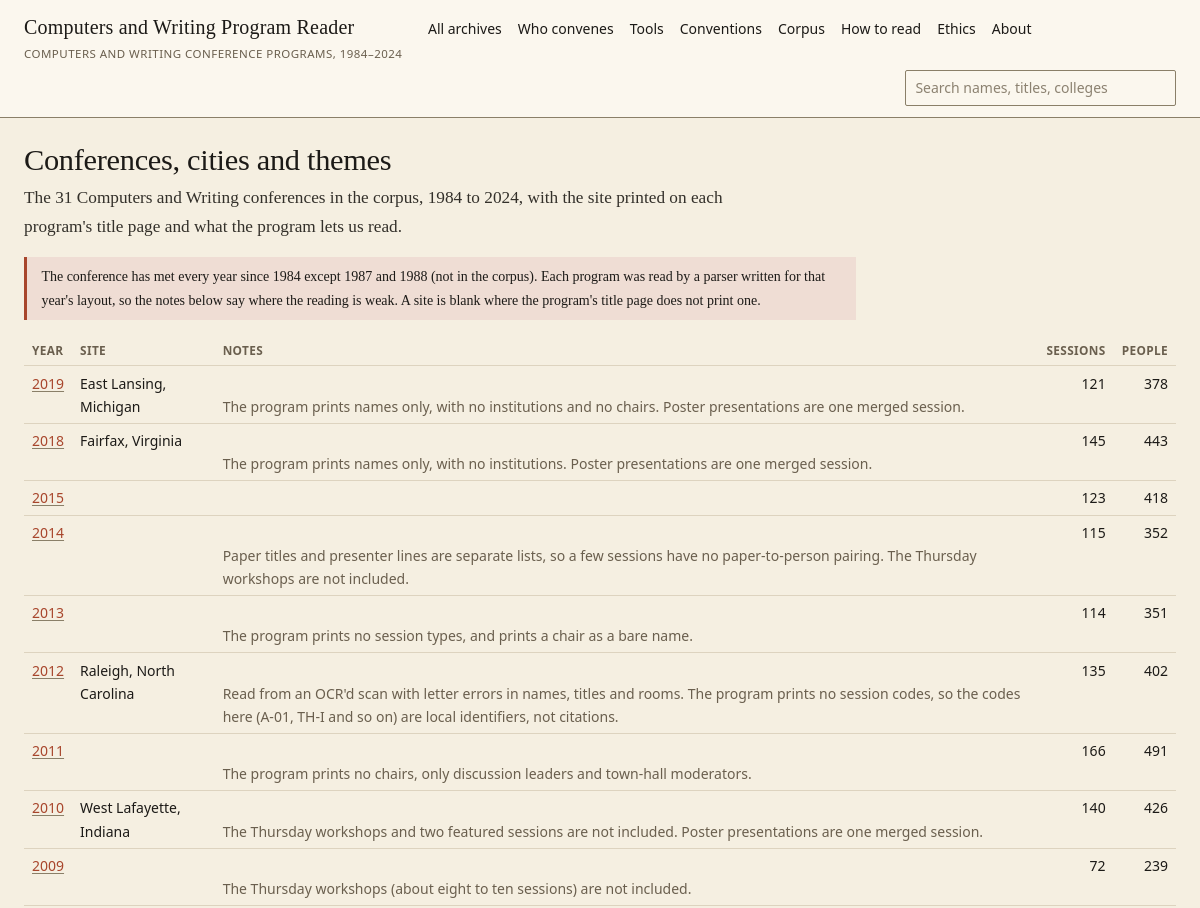
The app's page /conventions (upper part), older data.
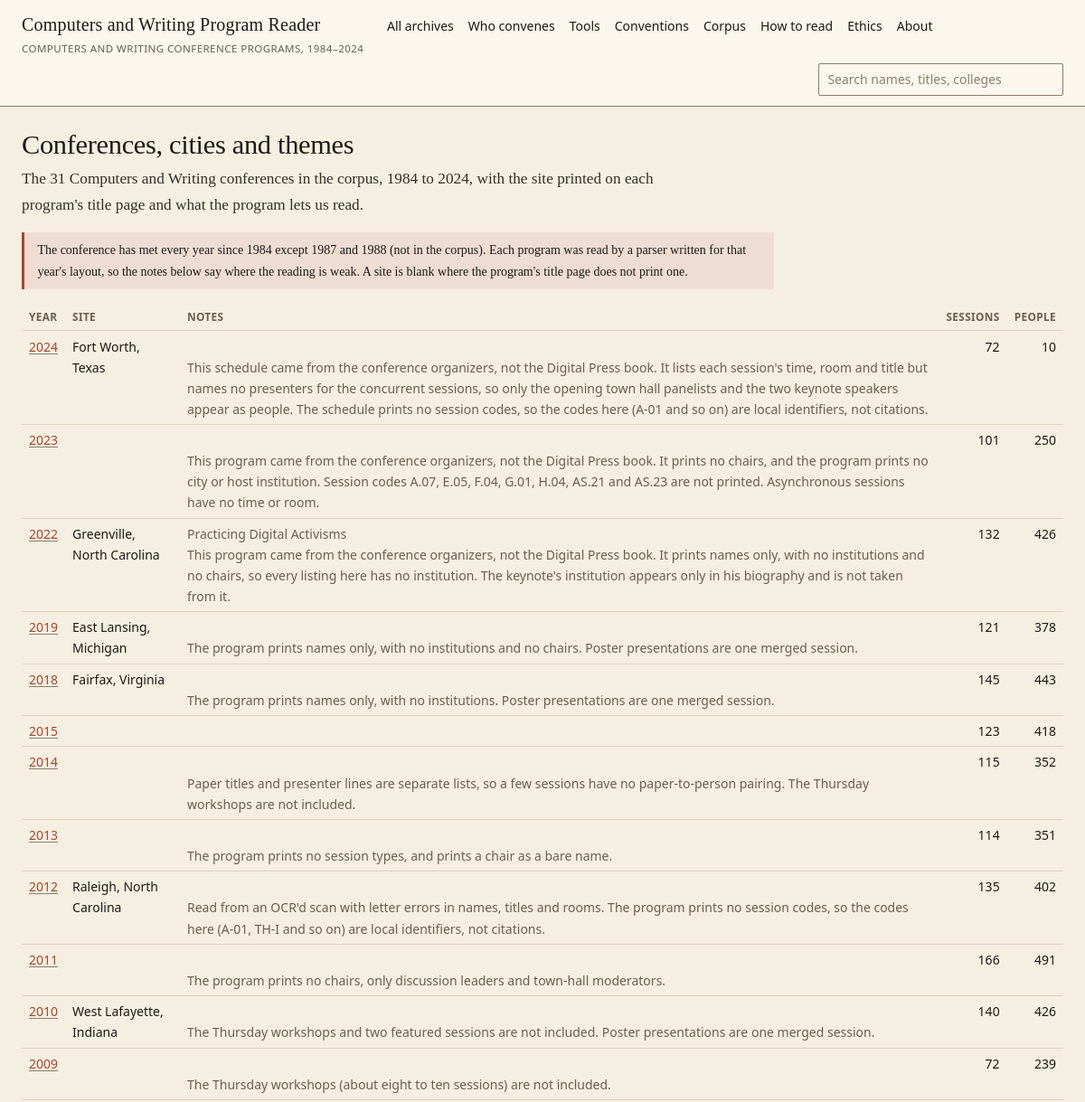
The same page, newer data.
### tables this page shows
CREATE TABLE conventions (year INTEGER PRIMARY KEY, city TEXT, venue TEXT, theme TEXT, chair TEXT, status TEXT, dates TEXT, site TEXT);

CREATE TABLE census (year INTEGER PRIMARY KEY, city TEXT, status TEXT, sessions INTEGER, appearances INTEGER, people INTEGER, newcomers INTEGER, returners INTEGER,
        with_affiliation INTEGER, matched INTEGER, non_us INTEGER, top10_share REAL, gini REAL, institutions INTEGER, chairs INTEGER);

### cw/app.py (the view)
@app.route("/conventions")
def conventions():
    rows = [dict(r) for r in q("SELECT c.*, n.sessions, n.people FROM conventions c JOIN census n ON n.year = c.year ORDER BY c.year DESC")]
    return render_template("conventions.html", rows=rows, notes=YEAR_NOTES)

### cw/app.py (called while the page is built)
def db():
    if "db" not in g:
        g.db = sqlite3.connect(f"file:{DB}?mode=ro&immutable=1", uri=True)
        g.db.row_factory = sqlite3.Row
    return g.db

def q(sql, *args):
    return db().execute(sql, args).fetchall()

def build_date():
    return date.fromtimestamp(os.path.getmtime(DB)).isoformat() if os.path.exists(DB) else ""

@app.template_filter("num")
def num(v):
    return "" if v is None else f"{v:,}"

@app.after_request
def headers(r):
    r.headers["X-Robots-Tag"] = "noindex, nofollow"
    return r

@app.context_processor
def inject():
    return {"build_date": build_date(), "repo_url": REPO_URL, "data_url": DATA_URL, "P": request.script_root, "ROOT": (request.script_root.rsplit("/", 1)[0] or "") + "/", "corpus": "cw"}

### cw/templates/conventions.html
{% extends "base.html" %}{% block title %}Conferences · Computers and Writing Program Reader{% endblock %}
{% block main %}
<h1>Conferences, cities and themes</h1>
<p class="lede">The 31 Computers and Writing conferences in the corpus, 1984 to 2024, with the site printed on each program's title page and what the program lets us read.</p>
<div class="caveat">The conference has met every year since 1984 except 1987 and 1988 (not in the corpus). Each program was read by a parser written for that year's layout, so the notes below say where the reading is weak. A site is blank where the program's title page does not print one.</div>
<div class="tbl"><table><thead><tr><th>Year</th><th>Site</th><th>Notes</th><th class="n">Sessions</th><th class="n">People</th></tr></thead><tbody>
{% for r in rows %}<tr><td><a href="{{ P }}/year/{{ r.year }}">{{ r.year }}</a>{% if r.status in ('cancelled','virtual','upcoming') %} <span class="badge">{{ r.status }}</span>{% endif %}</td>
<td>{{ r.city or '' }}</td><td class="small">{{ r.theme or '' }}{% if notes.get(r.year) %}<br>{{ notes[r.year] }}{% endif %}</td><td class="n">{{ r.sessions|num }}</td><td class="n">{{ r.people|num }}</td></tr>{% endfor %}
</tbody></table></div>
{% endblock %}

### cw/templates/base.html (shortened to what this page needs)
<!doctype html>
<html lang="en"><head><meta charset="utf-8"><meta name="viewport" content="width=device-width,initial-scale=1">
<link rel="stylesheet" href="{{ P }}/static/tokens.css"><link rel="stylesheet" href="{{ P }}/static/fonts.css"><link rel="stylesheet" href="{{ P }}/static/reader.css">
</head><body>
<header class="site"><div class="bar">
  <a class="brand" href="{{ P }}/">Computers and Writing Program Reader<small>Computers and Writing conference programs, 1984–2024</small></a>
  <nav aria-label="Main"><a href="{{ ROOT }}">All archives</a><a href="{{ P }}/">Who convenes</a><a href="{{ P }}/tools">Tools</a><a href="{{ P }}/conventions">Conventions</a><a href="{{ P }}/corpus">Corpus</a><a href="{{ P }}/how-to-read">How to read</a><a href="{{ P }}/ethics">Ethics</a><a href="{{ P }}/about">About</a></nav>
  <form action="{{ P }}/search" style="margin-left:auto"><input type="text" name="q" placeholder="Search names, titles, colleges" aria-label="Search" size="26"></form>
</div></header>
<main id="main">{% block main %}{% endblock %}</main>
</body></html>

### cw/static/tokens.css (style rules this page uses)
:root { --papyrus: #F5EFE1; --papyrus-deep: #EDE4D2; --paper: #FBF7EE; --gloss: #1C1A17; --gloss-soft: #33302A; --dilute: #6A5F4E; --dilute-light: #8C8271; --terracotta: #A8462C; --terracotta-lift: #C2593B; --terracotta-wash: #EFDDD4; --added-white: #FFFDF8; --faience: #4A6670; --faience-wash: #DFE7E9; --rule: #DDD3BF; --rule-strong: #8A7F68; --good-bg: #E7E0CE; --good-fg: #5C4A22; --warn-bg: #F0E2D2; --warn-fg: #7A4A24; --err-bg: #EFDDD4; --err-fg: #8E3A22; --neutral-bg:#E4E7E4; --neutral-fg:#4A5550; --f-display: 'GFS Didot', 'EB Garamond', Georgia, 'Times New Roman', serif; --f-quote: 'EB Garamond', Georgia, 'Times New Roman', serif; --f-body: 'Literata', Georgia, 'Times New Roman', serif; --f-ui: 'Atkinson Hyperlegible', system-ui, -apple-system, 'Segoe UI', sans-serif; --f-mono: ui-monospace, 'SF Mono', 'JetBrains Mono', Consolas, monospace; --text-xs: 0.75rem; --text-sm: 0.875rem; --text-base: 1rem; --text-lg: 1.125rem; --text-xl: 1.5rem; --text-2xl: 2rem; --text-3xl: 2.75rem; --text-4xl: 3.75rem; --leading-tight: 1.08; --leading-snug: 1.35; --leading-base: 1.65; --measure: 62ch; --space-1: 0.25rem; --space-2: 0.5rem; --space-3: 0.75rem; --space-4: 1rem; --space-5: 1.25rem; --space-6: 1.5rem; --space-8: 2rem; --space-10: 2.5rem; --space-12: 3rem; --space-16: 4rem; --space-20: 5rem; --space-24: 6rem; --radius-sm: 2px; --shadow-sm: 0 1px 2px rgba(28, 26, 23, 0.05); --t-fast: 0.12s ease; --t-base: 0.2s ease; }
*, *::before, *::after { box-sizing: border-box; }
html, body { margin: 0; padding: 0; background-color: var(--papyrus); background-image: var(--grain); color: var(--gloss); font-family: var(--f-body); font-size: var(--text-base); line-height: var(--leading-base); -webkit-font-smoothing: antialiased; -moz-osx-font-smoothing: grayscale; text-rendering: optimizeLegibility; }
h1, h2 { font-family: var(--f-display); font-weight: 400; line-height: var(--leading-tight); letter-spacing: -0.01em; margin: 0 0 var(--space-4); color: var(--gloss); text-wrap: balance; }
h1 { font-size: var(--text-3xl); }
p { margin: 0 0 var(--space-4); }
a { color: var(--terracotta); text-decoration: underline; text-decoration-color: var(--rule-strong); text-decoration-thickness: 1px; text-underline-offset: 0.18em; transition: color var(--t-fast), text-decoration-color var(--t-fast); }
::placeholder { color: var(--dilute-light); opacity: 1; }

Row changes from the older to the newer data that the page shows:
added conventions: year "2024", city "Fort Worth, Texas", notes "This schedule came from the conference organizers, not the Digital Press book. It lists each session's time, room and title but names no presenters for the concurrent sessions, so only the opening town hall panelists and the two keynote speakers appear as people. The schedule prints no session codes, so the codes here (A-01 and so on) are local identifiers, not citations.", sessions|num "72", people|num "10"
added conventions: year "2023", notes "This program came from the conference organizers, not the Digital Press book. It prints no chairs, and the program prints no city or host institution. Session codes A.07, E.05, F.04, G.01, H.04, AS.21 and AS.23 are not printed. Asynchronous sessions have no time or room.", sessions|num "101", people|num "250"
added conventions: year "2022", city "Greenville, North Carolina", theme "Practicing Digital Activisms", notes "This program came from the conference organizers, not the Digital Press book. It prints names only, with no institutions and no chairs, so every listing here has no institution. The keynote's institution appears only in his biography and is not taken from it.", sessions|num "132", people|num "426"
